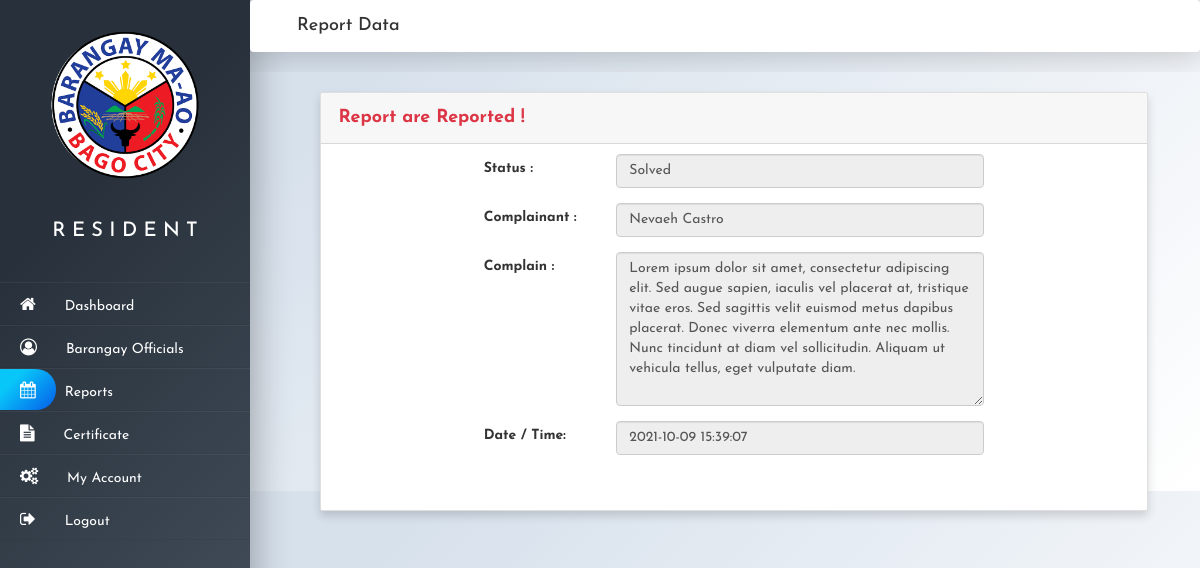
/UserPage/Report_Status.php (signed in), run on the app's committed database.
### tables this page shows
CREATE TABLE `complain` (
  `id` int(10) UNSIGNED NOT NULL,
  `case_no` int(11) NOT NULL,
  `complainant` varchar(50) NOT NULL,
  `c_address` varchar(100) NOT NULL,
  `respondent` varchar(50) NOT NULL,
  `r_address` varchar(100) NOT NULL,
  `complain` text NOT NULL,
  `status` varchar(50) NOT NULL,
  `date_time` datetime NOT NULL,
  `account_id` int(10) UNSIGNED DEFAULT NULL
);

### UserPage/fetch_Report_Notification.php (called while the page is built, shortened)
<?php
    if(isset( $_SESSION['id'])){
        $reportid = $_SESSION['id'];
     }
        $queryCert = "SELECT * FROM account INNER JOIN  complain ON complain.account_id = account.id WHERE account.id = $reportid";
                $sqlCert= mysqli_query($conn, $queryCert);
                $row = mysqli_fetch_array($sqlCert);
?>

### UserPage/Report_Status.php (the view, shortened to what this page needs)
<?php include('../Database/db.php'); ?>
<?php include('fetch_Report_Notification.php'); ?>
<!DOCTYPE html>
<html>
<head>
   <link rel="stylesheet" href="css/report_user.css">
    <link rel="stylesheet" href="https://pro.fontawesome.com/releases/v5.10.0/css/all.css"/>
</head>
<body>
    <div class="wrapper">
        <div id="sideNav"><?php include'SideNav_User.php';?></div>
        <div class="main_content">
            <div class="sticky">
                <div class="navbar navbar-light bg-white">
                    <div class="search navbar-left"><h4>Report Data</h4></div>
                </div>
            </div>
        <div class="container-fluid gedf-wrapper">
        <div class="row">
                <div class="col">
                    <div class="card shadow mb-4">
                        <div class="card-header py-3">
                        <h4 class="m-2 font-weight-bold text-danger">Report are Reported !</h4>
                        </div>
                         <div class="mb-2" >
                                <form id="createForm" name="createForm" method="POST">
                                      <div class="col-12 px-5">
                                        <div class="form-group row">
                                            <div class="col-md-2"></div>
                                            <label for="no_of_year" class="col-sm-2 col-form-label">Status :</label>
                                            <div class="col-sm-6">
                                        <input type="text" class="form-control" id = "status" name="status" value="<?php echo $row['status']?>"readonly>
                                            </div>
                                        </div>
                                        <div class="form-group row">
                                            <div class="col-md-2"></div>
                                            <label for="category" class="col-sm-2 col-form-label">Complainant :</label>
                                            <div class="col-sm-6">
                                        <input type="text" class="form-control" id = "complainant" name="complainant" value="<?php echo $row['complainant']?>"readonly>
                                            </div>
                                        </div>
                                        <div class="form-group row">
                                            <div class="col-md-2"></div>
                                            <label for="message" class="col-sm-2 col-form-label">Complain :</label>
                                            <div class="col-sm-6">
                                                <textarea class="form-control" type="text" id="complain" name = "complain"rows="7" cols="50" readonly><?php echo $row['complain']?></textarea>
                                            </div>
                                        </div>
                                        <div class="form-group row">
                                            <div class="col-md-2"></div>
                                            <label for="message" class="col-sm-2 col-form-label">Date / Time:</label>
                                            <div class="col-sm-6">
                                               <input type="text" class="form-control" id = "complainant" name="complainant" value="<?php echo $row['date_time']?>"readonly>
                                            </div>
                                            </div>
                                        </div>
                                </form>
                        </div>
            </div>
    </div>
    </div>
</body>
</html>

### UserPage/css/report_user.css (style rules this page uses)
.card { border-style: 1px solid black; height: 100%; width: 90%; margin-top :20px; margin-left: 55px; }
.form-group { margin-top: 10px; }

### UserPage/css/sideNav_User.css (style rules this page uses)
* { margin: 0; padding: 0; box-sizing: border-box; list-style: none; text-decoration: none; font-family: 'Josefin Sans', sans-serif }
body { background-color: #ffffff; background-image: linear-gradient(315deg, #ffffff 0%, #d7e1ec 74%); }
.wrapper { display: flex; position: relative; }
.wrapper .main_content { width: 100%; margin-left: 250px; }
.sticky { overflow: hidden; position: -webkit-sticky; position: sticky; top: 0; z-index: 1; }
.navbar { box-shadow: 0px -1px 34px 4px rgba(0,0,0,0.20); }
.search { width: 45%; display:inline-flex; }

### data on the page
complain: status "Solved", complainant "Nevaeh Castro", complain "Lorem ipsum dolor sit amet, consectetur adipiscing elit. Sed augue sapien, iaculis vel placerat at, tristique vitae eros. Sed sagittis velit euismod metus dapibus placerat. Donec viverra elementum ante nec mollis. Nunc tincidunt at diam vel sollicitudin. Aliquam ut vehicula tellus, eget vulputate diam.", complainant "2021-10-09 15:39:07"
